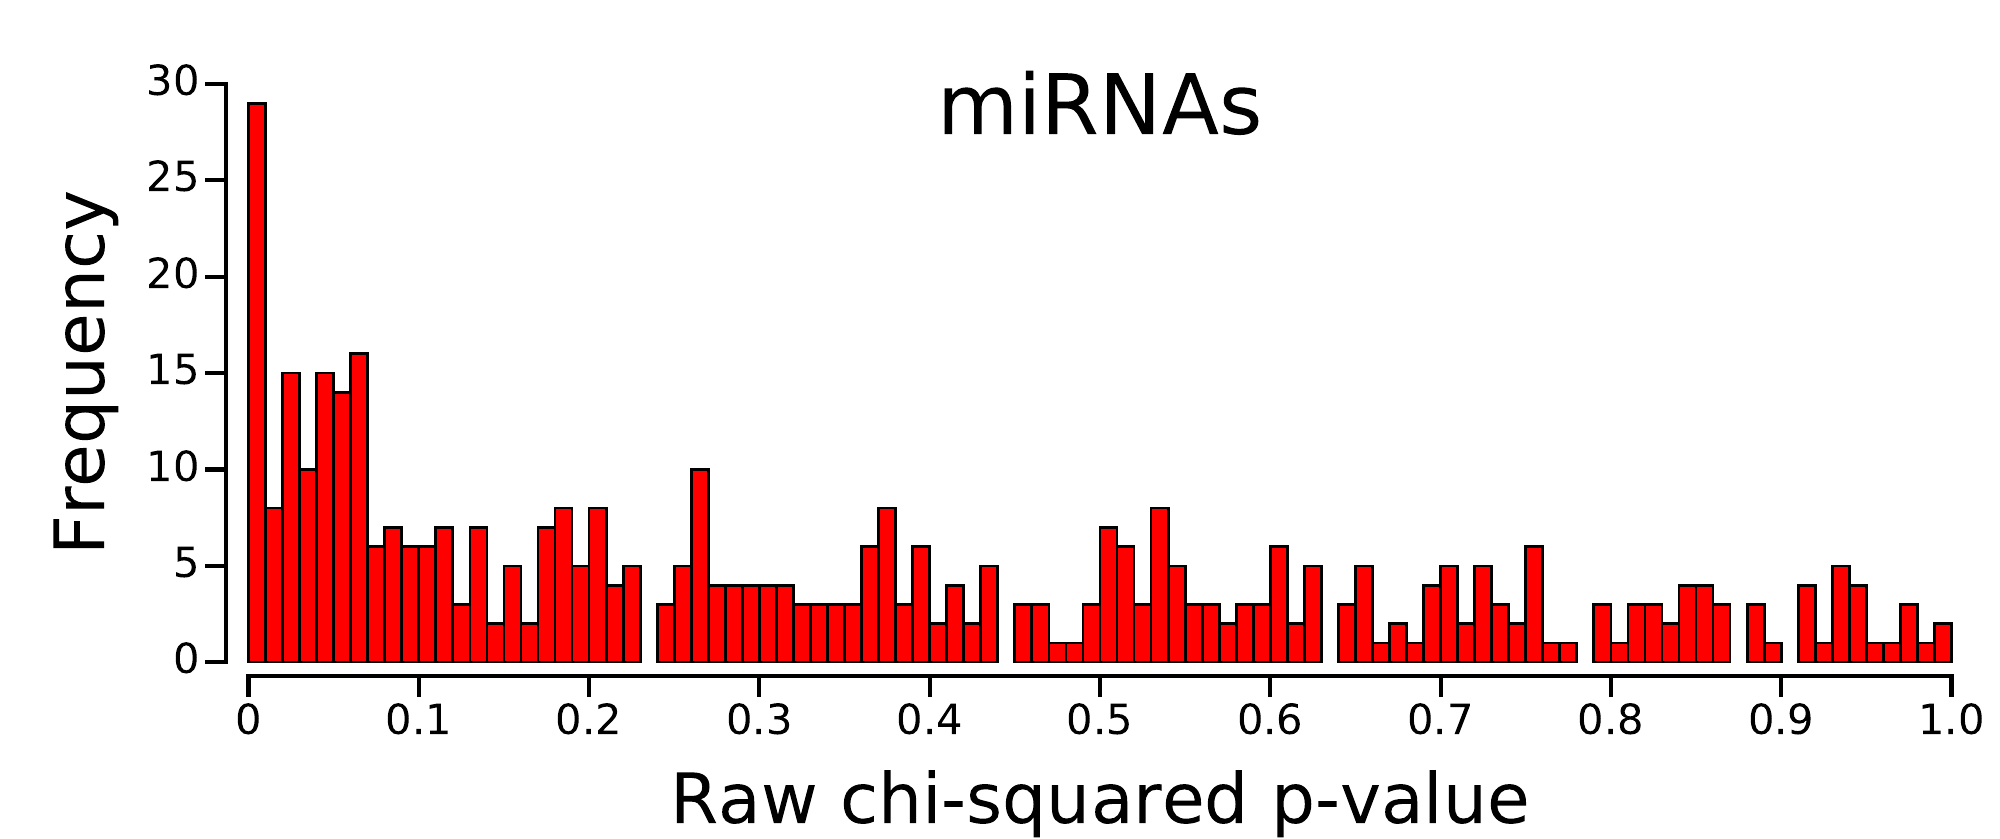

This chart was generated by the following Python code:
import scipy.stats as stats
import numpy as np
import math
from rpy2 import robjects as ro
import os

BASE_DIR = os.path.dirname(os.path.dirname(os.path.dirname(os.path.dirname(os.path.abspath(__file__)))))

cancers=['BLCA','BRCA','CESC','COAD','ESCA','HNSC','KIRC','KIRP','LAML','LGG','LIHC','LUAD','LUSC','OV',\
       'PAAD','READ','SARC','SKCM','STAD','UCEC']


genes={}



for cancer in cancers:
    ##path to https://github.com/OmnesRes/onco_lnc repository
    f=open(os.path.join(BASE_DIR,'onco_lnc','mirna','cox',cancer,'coeffs_pvalues.txt'))
    data=sorted([[j.split('\t')[0],float(j.split('\t')[-2])] for j in f],key=lambda x:x[-1])
    for index,i in enumerate(data):
        genes[i[0]]=genes.get(i[0],[])+[(index+1)/float(len(data))-.5*1/float(len(data))]


chi_stats={}
for i in genes:
    stat=-2*sum([math.log(k) for k in genes[i]])
    chi_stats[i]=[len(genes[i]),stats.chi2.sf(stat,len(genes[i])*2)]

genes_reversed={}
for cancer in cancers:
    ##path to https://github.com/OmnesRes/onco_lnc repository
    f=open(os.path.join(BASE_DIR,'onco_lnc','mirna','cox',cancer,'coeffs_pvalues.txt'))
    data=sorted([[j.split('\t')[0],float(j.split('\t')[-2])] for j in f],key=lambda x:x[-1])
    for index,i in enumerate(data):
        genes_reversed[i[0]]=genes_reversed.get(i[0],[])+[(len(data)-index)/float(len(data))-.5*1/float(len(data))]


chi_stats_reversed={}
for i in genes_reversed:
    stat=-2*sum([math.log(k) for k in genes_reversed[i]])
    chi_stats_reversed[i]=[len(genes_reversed[i]),stats.chi2.sf(stat,len(genes_reversed[i])*2)]



print len(chi_stats)
print len(chi_stats_reversed)



merged=[]
for i in chi_stats:
    if chi_stats[i][0]>=8:
        if chi_stats[i][1]<chi_stats_reversed[i][1]:
            merged.append([i,math.log(2*chi_stats[i][1],10),2*chi_stats[i][1]])
        elif chi_stats[i][1]>chi_stats_reversed[i][1]:
            merged.append([i,-1*math.log(2*chi_stats_reversed[i][1],10),2*chi_stats_reversed[i][1]])
        else:
            merged.append([i,0,2*chi_stats_reversed[i][1]])
            print i,chi_stats_reversed[i][1]
            
print len(merged)



##script for creating a histogram

import pylab as plt


pvalues=[i[-1] for i in merged]

print len(pvalues)
##decide how man bins, 100 is the maximum possible due to only having two sig figs
number=100.0

counts={}

##use a dictionary to populate the bins
for i in range(int(number)):
    for j in pvalues:
        if i/number<j<=(i+1)/number:
            counts[i]=counts.get(i,0)+1

##convert the dictionary to a list
mylist=zip(counts.keys(),counts.values())

##sort the list so that the bins are in order
mylist.sort()



##plot the data with pylab
fig=plt.figure(figsize=(20, 8.3844))
ax = fig.add_subplot(111)
fig.subplots_adjust(bottom=.21)
fig.subplots_adjust(left=.12)
fig.subplots_adjust(right=.98)

ax.bar([i[0]/number for i in mylist],[i[1] for i in mylist],color='r',width=1/number,linewidth=2.0)
ax.tick_params(axis='x',length=15,width=3,direction='out',labelsize=30)
ax.tick_params(axis='y',length=15,width=3,direction='out',labelsize=30)
ax.spines['top'].set_visible(False)
ax.spines['right'].set_visible(False)
ax.spines['left'].set_linewidth(3)
ax.spines['bottom'].set_linewidth(3)
ax.spines['bottom'].set_position(['outward',10])
ax.spines['left'].set_position(['outward',10])
ax.xaxis.set_ticks_position('bottom')
ax.yaxis.set_ticks_position('left')
ax.set_xticks([i/10.0 for i in range(0,11)])
ax.set_xticklabels(['0']+[str(i/10.0) for i in range(1,11)])
ax.set_ylabel('Frequency',fontsize=50,labelpad=20)
ax.set_xlabel('Raw chi-squared p-value',fontsize=50,labelpad=20)
ax.set_xlim(-.005,1.005)
ax.spines['bottom'].set_bounds(0,1)
ax.set_title('miRNAs',fontsize=60,y=.9)
plt.savefig('mirnas.pdf')
plt.show()

